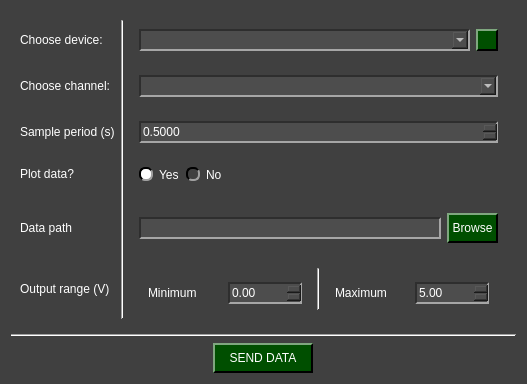
<?xml version="1.0" encoding="UTF-8"?>
<ui version="4.0">
 <class>NIDAQ_SendData_W</class>
 <widget class="QWidget" name="NIDAQ_SendData_W">
  <property name="geometry">
   <rect>
    <x>0</x>
    <y>0</y>
    <width>527</width>
    <height>379</height>
   </rect>
  </property>
  <property name="windowTitle">
   <string>Form</string>
  </property>
  <property name="styleSheet">
   <string notr="true">QComboBox QAbstractItemView {
    background-color: rgb(77, 77, 77);
}

QComboBox QAbstractItemView::item:focus{
    background-color: rgb(140, 140, 140);
}

QDoubleSpinBox{
	background-color: rgb(77, 77, 77);
	
	border-top: 1.5px solid rgb(46, 46, 46);
	border-left: 1.5px solid rgb(46, 46, 46);

	border-bottom: 1.5px solid rgb(166, 166, 166);
	border-right: 1.5px solid rgb(166, 166, 166);
}

QDoubleSpinBox::up-button{
    image: url(:/imgs/imgs/drop_up_arrow.png);
	width: 11px;

	background-color: rgb(0, 79, 0);
	border-top: 1.5px solid rgb(127, 167, 127);
	border-left: 1.5px solid rgb(127, 167, 127);

	border-bottom: 1.5px solid rgb(0, 0, 0);
	border-right: 1.5px solid rgb(0, 0, 0);
}

QDoubleSpinBox::up-button:pressed{
	border: 2px solid rgb(255, 255, 255);
}

QDoubleSpinBox::up-button:hover{
	background-color: rgb(0, 50, 0);
}

QDoubleSpinBox::down-button{
    image: url(:/imgs/imgs/drop_down_arrow.png);
	width: 11px;

	background-color: rgb(0, 79, 0);
	border-top: 1.5px solid rgb(127, 167, 127);
	border-left: 1.5px solid rgb(127, 167, 127);

	border-bottom: 1.5px solid rgb(0, 0, 0);
	border-right: 1.5px solid rgb(0, 0, 0);
}

QDoubleSpinBox::down-button:pressed{
	border: 2px solid rgb(255, 255, 255);
}

QDoubleSpinBox::down-button:hover{
	background-color: rgb(0, 50, 0);
}

QWidget#NIDAQ_SendData_W{
	background-color: rgb(64, 64, 64);
}

QWidget{
	color: rgb(255, 255, 255);
}

QComboBox{
	background-color: rgb(77, 77, 77);
	
	border-top: 1.5px solid rgb(46, 46, 46);
	border-left: 1.5px solid rgb(46, 46, 46);

	border-bottom: 1.5px solid rgb(166, 166, 166);
	border-right: 1.5px solid rgb(166, 166, 166);
}


QComboBox::drop-down{
	image: url(:/imgs/imgs/drop_down_arrow.png);
	width: 11px;

	background-color: rgb(0, 79, 0);
	border-top: 2px solid rgb(127, 167, 127);
	border-left: 2px solid rgb(127, 167, 127);

	border-bottom: 2px solid rgb(0, 0, 0);
	border-right: 2px solid rgb(0, 0, 0);
}

QComboBox::drop-down:hover{
	background-color: rgb(0, 50, 0);
}

QComboBox::drop-down:pressed{
	border: 2px solid rgb(255, 255, 255);
}

QPushButton{
	background-color: rgb(0, 79, 0);

	border-top: 1.5px solid rgb(127, 167, 127);
	border-left: 1.5px solid rgb(127, 167, 127);

	border-bottom: 1.5px solid rgb(0, 0, 0);
	border-right: 1.5px solid rgb(0, 0, 0);

	
	font: 12pt &quot;Helvetica&quot;;
	text-align:center;
}

QWidget{
	font: 12pt &quot;Helvetica&quot;;
}

QPushButton:hover{
	background-color: rgb(0, 50, 0);
}

QPushButton:pressed{
	border: 2px solid rgb(255, 255, 255);
}

QLineEdit{
	background-color: rgb(77, 77, 77);
	border-top: 1.5px solid rgb(46, 46, 46);
	border-left: 1.5px solid rgb(46, 46, 46);

	border-bottom: 1.5px solid rgb(166, 166, 166);
	border-right: 1.5px solid rgb(166, 166, 166);
}

QRadioButton::indicator{
	border-radius: 6px;
	border-top: 1.5px solid rgb(0, 0, 0);
	border-left: 1.5px solid rgb(0, 0, 0);

	border-bottom: 1.5px solid rgb(160, 160, 160);
	border-right: 1.5px solid rgb(160, 160, 160);
}

QRadioButton::indicator::checked{
	background-color: white;
}

QRadioButton::indicator::unchecked:hover{
	background-color: #9F9F9F;
}

QRadioButton::indicator::pressed{
	border: 1.5px solid #505050
}

QPushButton#reload_devices{
	image: url(:/imgs/imgs/reload.png);
	width: 11px;
	background-color: rgb(0, 79, 0);

	border-top: 1.5px solid rgb(127, 167, 127);
	border-left: 1.5px solid rgb(127, 167, 127);

	border-bottom: 1.5px solid rgb(0, 0, 0);
	border-right: 1.5px solid rgb(0, 0, 0);

	
	font: 12pt &quot;Helvetica&quot;;
	text-align:center;
}

QPushButton#reload_devices:hover{
	background-color: rgb(0, 50, 0);
}

QPushButton#reload_devices:pressed{
	border: 2px solid rgb(255, 255, 255);
}
</string>
  </property>
  <layout class="QGridLayout" name="gridLayout_2">
   <item row="0" column="0">
    <widget class="QWidget" name="widget" native="true">
     <layout class="QGridLayout" name="gridLayout">
      <item row="0" column="2">
       <widget class="QWidget" name="widget_2" native="true">
        <layout class="QGridLayout" name="gridLayout_3">
         <item row="0" column="0">
          <widget class="QComboBox" name="device_combo">
           <property name="minimumSize">
            <size>
             <width>0</width>
             <height>22</height>
            </size>
           </property>
           <property name="maximumSize">
            <size>
             <width>16777215</width>
             <height>22</height>
            </size>
           </property>
          </widget>
         </item>
         <item row="0" column="1">
          <widget class="QPushButton" name="reload_devices">
           <property name="minimumSize">
            <size>
             <width>22</width>
             <height>22</height>
            </size>
           </property>
           <property name="maximumSize">
            <size>
             <width>22</width>
             <height>22</height>
            </size>
           </property>
           <property name="text">
            <string/>
           </property>
          </widget>
         </item>
        </layout>
       </widget>
      </item>
      <item row="1" column="0">
       <widget class="QLabel" name="label_2">
        <property name="minimumSize">
         <size>
          <width>0</width>
          <height>30</height>
         </size>
        </property>
        <property name="maximumSize">
         <size>
          <width>16777215</width>
          <height>30</height>
         </size>
        </property>
        <property name="text">
         <string>Choose channel:</string>
        </property>
       </widget>
      </item>
      <item row="1" column="2">
       <widget class="QWidget" name="widget_3" native="true">
        <layout class="QGridLayout" name="gridLayout_4">
         <item row="0" column="0">
          <widget class="QComboBox" name="channel_combo">
           <property name="minimumSize">
            <size>
             <width>0</width>
             <height>22</height>
            </size>
           </property>
           <property name="maximumSize">
            <size>
             <width>16777215</width>
             <height>22</height>
            </size>
           </property>
          </widget>
         </item>
        </layout>
       </widget>
      </item>
      <item row="3" column="2" alignment="Qt::AlignLeft">
       <widget class="QWidget" name="widget_7" native="true">
        <layout class="QHBoxLayout" name="horizontalLayout">
         <item>
          <widget class="QRadioButton" name="yes_plot_radio">
           <property name="text">
            <string>Yes</string>
           </property>
           <property name="checked">
            <bool>true</bool>
           </property>
           <attribute name="buttonGroup">
            <string notr="true">plot_radio_group</string>
           </attribute>
          </widget>
         </item>
         <item>
          <widget class="QRadioButton" name="no_plot_radio">
           <property name="text">
            <string>No</string>
           </property>
           <attribute name="buttonGroup">
            <string notr="true">plot_radio_group</string>
           </attribute>
          </widget>
         </item>
        </layout>
       </widget>
      </item>
      <item row="5" column="2">
       <widget class="QWidget" name="widget_9" native="true">
        <property name="minimumSize">
         <size>
          <width>0</width>
          <height>50</height>
         </size>
        </property>
        <property name="maximumSize">
         <size>
          <width>16777215</width>
          <height>50</height>
         </size>
        </property>
        <layout class="QHBoxLayout" name="horizontalLayout_3">
         <item alignment="Qt::AlignVCenter">
          <widget class="QLineEdit" name="path_line_edit">
           <property name="minimumSize">
            <size>
             <width>0</width>
             <height>22</height>
            </size>
           </property>
           <property name="maximumSize">
            <size>
             <width>16777215</width>
             <height>22</height>
            </size>
           </property>
          </widget>
         </item>
         <item alignment="Qt::AlignVCenter">
          <widget class="QPushButton" name="path_folder_browse">
           <property name="minimumSize">
            <size>
             <width>0</width>
             <height>30</height>
            </size>
           </property>
           <property name="maximumSize">
            <size>
             <width>16777215</width>
             <height>30</height>
            </size>
           </property>
           <property name="text">
            <string> Browse </string>
           </property>
          </widget>
         </item>
        </layout>
       </widget>
      </item>
      <item row="0" column="0">
       <widget class="QLabel" name="label">
        <property name="minimumSize">
         <size>
          <width>0</width>
          <height>30</height>
         </size>
        </property>
        <property name="maximumSize">
         <size>
          <width>16777215</width>
          <height>30</height>
         </size>
        </property>
        <property name="text">
         <string>Choose device:</string>
        </property>
       </widget>
      </item>
      <item row="5" column="0" alignment="Qt::AlignVCenter">
       <widget class="QLabel" name="label_8">
        <property name="minimumSize">
         <size>
          <width>0</width>
          <height>30</height>
         </size>
        </property>
        <property name="maximumSize">
         <size>
          <width>16777215</width>
          <height>30</height>
         </size>
        </property>
        <property name="text">
         <string>Data path</string>
        </property>
       </widget>
      </item>
      <item row="2" column="2">
       <widget class="QWidget" name="widget_5" native="true">
        <layout class="QGridLayout" name="gridLayout_6">
         <item row="0" column="0">
          <widget class="QDoubleSpinBox" name="Ts_in">
           <property name="minimumSize">
            <size>
             <width>0</width>
             <height>22</height>
            </size>
           </property>
           <property name="maximumSize">
            <size>
             <width>16777215</width>
             <height>22</height>
            </size>
           </property>
           <property name="decimals">
            <number>4</number>
           </property>
           <property name="maximum">
            <double>999.990000000000009</double>
           </property>
           <property name="singleStep">
            <double>0.010000000000000</double>
           </property>
           <property name="stepType">
            <enum>QAbstractSpinBox::AdaptiveDecimalStepType</enum>
           </property>
           <property name="value">
            <double>0.500000000000000</double>
           </property>
          </widget>
         </item>
        </layout>
       </widget>
      </item>
      <item row="2" column="0">
       <widget class="QLabel" name="label_4">
        <property name="minimumSize">
         <size>
          <width>0</width>
          <height>30</height>
         </size>
        </property>
        <property name="maximumSize">
         <size>
          <width>16777215</width>
          <height>30</height>
         </size>
        </property>
        <property name="text">
         <string>Sample period (s)</string>
        </property>
       </widget>
      </item>
      <item row="0" column="1" rowspan="7">
       <widget class="Line" name="line">
        <property name="orientation">
         <enum>Qt::Vertical</enum>
        </property>
       </widget>
      </item>
      <item row="3" column="0">
       <widget class="QLabel" name="label_6">
        <property name="minimumSize">
         <size>
          <width>0</width>
          <height>30</height>
         </size>
        </property>
        <property name="maximumSize">
         <size>
          <width>16777215</width>
          <height>30</height>
         </size>
        </property>
        <property name="text">
         <string>Plot data?</string>
        </property>
       </widget>
      </item>
      <item row="6" column="0">
       <widget class="QLabel" name="label_3">
        <property name="minimumSize">
         <size>
          <width>0</width>
          <height>30</height>
         </size>
        </property>
        <property name="maximumSize">
         <size>
          <width>16777215</width>
          <height>30</height>
         </size>
        </property>
        <property name="text">
         <string>Output range (V)</string>
        </property>
       </widget>
      </item>
      <item row="6" column="2" alignment="Qt::AlignTop">
       <widget class="QWidget" name="widget_4" native="true">
        <property name="minimumSize">
         <size>
          <width>0</width>
          <height>60</height>
         </size>
        </property>
        <property name="maximumSize">
         <size>
          <width>16777215</width>
          <height>60</height>
         </size>
        </property>
        <layout class="QGridLayout" name="gridLayout_7">
         <item row="0" column="0">
          <widget class="QWidget" name="widget_6" native="true">
           <property name="minimumSize">
            <size>
             <width>0</width>
             <height>50</height>
            </size>
           </property>
           <property name="maximumSize">
            <size>
             <width>16777215</width>
             <height>50</height>
            </size>
           </property>
           <layout class="QGridLayout" name="gridLayout_5">
            <item row="0" column="0">
             <widget class="QLabel" name="label_5">
              <property name="text">
               <string>Minimum</string>
              </property>
             </widget>
            </item>
            <item row="0" column="1">
             <widget class="QDoubleSpinBox" name="out_range_min_in">
              <property name="minimumSize">
               <size>
                <width>0</width>
                <height>22</height>
               </size>
              </property>
              <property name="maximumSize">
               <size>
                <width>16777215</width>
                <height>22</height>
               </size>
              </property>
              <property name="singleStep">
               <double>0.500000000000000</double>
              </property>
              <property name="stepType">
               <enum>QAbstractSpinBox::AdaptiveDecimalStepType</enum>
              </property>
             </widget>
            </item>
           </layout>
          </widget>
         </item>
         <item row="0" column="2">
          <widget class="QWidget" name="widget_8" native="true">
           <property name="minimumSize">
            <size>
             <width>0</width>
             <height>50</height>
            </size>
           </property>
           <property name="maximumSize">
            <size>
             <width>16777215</width>
             <height>50</height>
            </size>
           </property>
           <layout class="QGridLayout" name="gridLayout_8">
            <item row="0" column="0">
             <widget class="QLabel" name="label_7">
              <property name="text">
               <string>Maximum</string>
              </property>
             </widget>
            </item>
            <item row="0" column="1">
             <widget class="QDoubleSpinBox" name="out_range_max_in">
              <property name="minimumSize">
               <size>
                <width>0</width>
                <height>22</height>
               </size>
              </property>
              <property name="maximumSize">
               <size>
                <width>16777215</width>
                <height>22</height>
               </size>
              </property>
              <property name="stepType">
               <enum>QAbstractSpinBox::AdaptiveDecimalStepType</enum>
              </property>
              <property name="value">
               <double>5.000000000000000</double>
              </property>
             </widget>
            </item>
           </layout>
          </widget>
         </item>
         <item row="0" column="1">
          <widget class="Line" name="line_2">
           <property name="orientation">
            <enum>Qt::Vertical</enum>
           </property>
          </widget>
         </item>
        </layout>
       </widget>
      </item>
     </layout>
    </widget>
   </item>
   <item row="1" column="0">
    <widget class="Line" name="line_3">
     <property name="orientation">
      <enum>Qt::Horizontal</enum>
     </property>
    </widget>
   </item>
   <item row="2" column="0" alignment="Qt::AlignHCenter">
    <widget class="QPushButton" name="start_send_data">
     <property name="minimumSize">
      <size>
       <width>100</width>
       <height>30</height>
      </size>
     </property>
     <property name="maximumSize">
      <size>
       <width>16777215</width>
       <height>30</height>
      </size>
     </property>
     <property name="text">
      <string>SEND DATA</string>
     </property>
    </widget>
   </item>
  </layout>
 </widget>
 <resources>
  <include location="resources_1.qrc"/>
 </resources>
 <connections/>
 <buttongroups>
  <buttongroup name="plot_radio_group"/>
 </buttongroups>
</ui>
